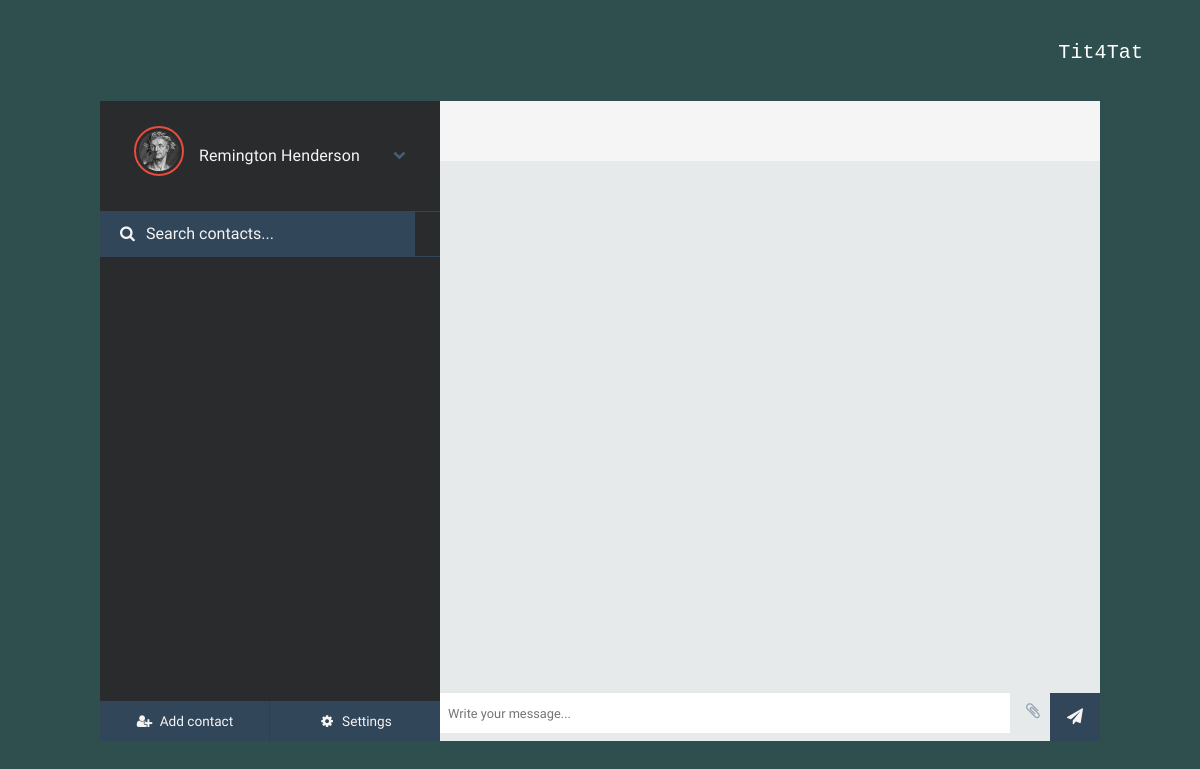
The page /projects/view_received_message/ (signed in) on the database as committed earlier.
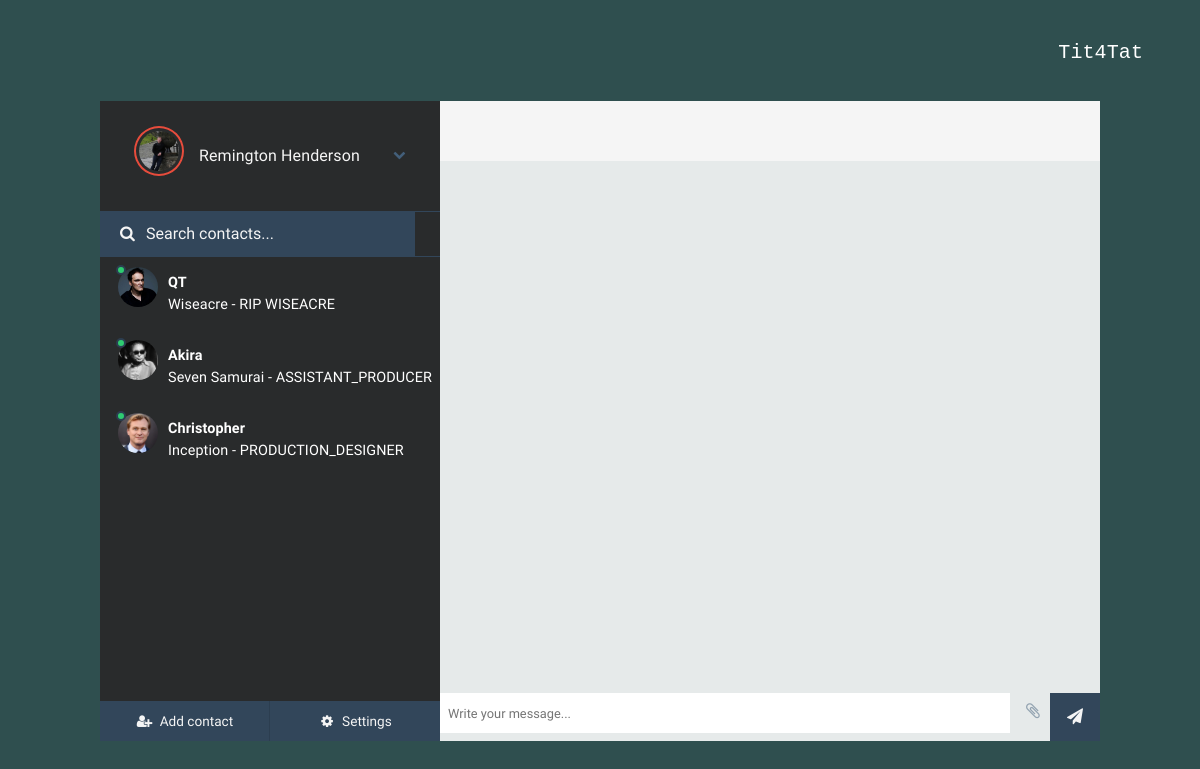
The same page on the database as committed later.
### accounts/models.py (models this page shows, shortened)
class User(AbstractUser):
    phone_number = models.CharField(max_length=50)
    profile_bio = models.TextField(max_length=300, blank=True, null=True)
    image = models.ImageField(upload_to=user_image_uh, blank=True, null=True)
    def new_message(self):
        return self.received_messages.filter(read=False).exists()

class Message(models.Model):
    message = models.ForeignKey('Message', on_delete=models.CASCADE, related_name='children', blank=True, null=True)
    sender = models.ForeignKey(User, on_delete=models.CASCADE, related_name='sent_messages')
    recipient = models.ForeignKey(User, on_delete=models.CASCADE, related_name='received_messages')
    project = models.ForeignKey('Project', on_delete=models.CASCADE, related_name='messages')
    cast = models.ForeignKey('Cast', on_delete=models.CASCADE, related_name='potential_cast', blank=True, null=True)
    crew = models.ForeignKey('Crew', on_delete=models.CASCADE, related_name='potential_crew', blank=True, null=True)
    time_stamp = models.DateTimeField(default=timezone.now)
    body = models.TextField()
    read = models.BooleanField(default=False)
    def is_parent(self):
        return not bool(self.message)

class Project(models.Model):
    owner = models.ForeignKey(User, on_delete=models.CASCADE, related_name="owned_projects")
    tag_line = models.TextField(max_length=300, blank=True, null=True)
    title = models.CharField(max_length=100)
    project_cover_art = models.ImageField(upload_to=project_cover_art_uh, blank=True, null=True)
    genre = models.CharField(max_length=50, blank=True, null=True)
    description = models.TextField(max_length=300, blank=True, null=True)
    project_documents = models.FileField(upload_to=project_document_uh, blank=True, null=True)
    project_images = models.ImageField(upload_to=project_image_uh, blank=True, null=True)
    budget = models.CharField(max_length=50)
    budget_details = models.TextField(max_length=300)
    city = models.CharField(max_length=50)
    state = models.CharField(max_length=50)
    zip = models.CharField(max_length=50)
    start_date = models.CharField(max_length=50)
    end_date = models.CharField(max_length=50)
    slug = models.SlugField(blank=True, null=True, unique=True)

class Cast(models.Model):
    user = models.ForeignKey(User, on_delete=models.CASCADE, related_name='cast_assignments', blank=True, null=True)
    project = models.ForeignKey(Project, on_delete=models.CASCADE, related_name="cast_members")
    character = models.CharField(max_length=100, blank=True, null=True)
    classification = models.CharField(max_length=50, blank=True, null=True)
    committed_cast_member = models.CharField(max_length=50, blank=True, null=True)
    def __str__(self):
        return self.character or 'No name given'

class Crew(models.Model):
    user = models.ForeignKey(User, on_delete=models.CASCADE, related_name='crew_assignments', blank=True, null=True)
    project = models.ForeignKey(Project, on_delete=models.CASCADE, related_name="crew_members")
    classification = models.CharField(max_length=50, blank=True, null=True)
    committed_crew_member = models.CharField(max_length=50, blank=True, null=True)
    def __str__(self):
        return self.classification or 'No name given'

### accounts/views.py (the view)
# urls.py: path('view_received_message/', views.view_received_message, name='view_received_message'),
@login_required(login_url='/projects/login/')
def view_received_message(request):
    messages = request.user.received_messages.all().order_by('sender__username')
    messages_sent = request.user.sent_messages.all().order_by('recipient__username')
    return render(request, 'accounts/view_received_message.html',
                  {'messages': messages, 'messages_sent': messages_sent})

### accounts/templatetags/accounts_tags.py (called while the page is built)
@register.simple_tag
def profile_or_default_image_small(user):
    if user.image:
        return mark_safe(
            '<img src="{}" width="300px" class="img-circle" alt="avatar">'.format(user.image.url))
    return mark_safe('<img src="{}" width="300px" class="img-circle" alt="avatar">'.format(
        '/static/accounts/img/human_being.jpg'))

### accounts/templates/accounts/view_received_message.html (shortened to what the changed rows need)
{% extends 'base.html' %}
{% load static %}
{% load accounts_tags %}
{% block css %}
    <link rel='stylesheet prefetch'
          href='https://cdnjs.cloudflare.com/ajax/libs/font-awesome/4.6.2/css/font-awesome.min.css'>
{% endblock %}
{% block content %}
    <div id="frame" class='container-fluid'>
        <div id="sidepanel">
            <div id="profile">
                <div class="wrap">
                    {% profile_or_default_image_small user %}
                    <p>{{ user.first_name }} {{ user.last_name }}</p>
                    <i class="fa fa-chevron-down expand-button" aria-hidden="true"></i>
                    <div id="expanded">
                    </div>
                </div>
            </div>
            <div id="contacts">
                <ul class="list-unstyled contact_list">
                    {% for message in messages %}
                        {% if message.is_parent %}
                        <a href="{% url 'view_single_message' message.id %}">
                            <li class="contact">
                                <div class="wrap">
                                    <div>
                                        <span class="contact-status online"></span>
                                        {% profile_or_default_image_small message.sender %}
                                    </div>
                                    <div class="meta">
                                        <p class="name">{{ message.sender }}</p>
                                        {% if not message.cast %}
                                            <p class="preview">{{ message.project.title }}
                                                - {{ message.crew|upper }}</p>
                                        {% else %}
                                            <p class="preview">{{ message.project.title }}
                                                - {{ message.cast|upper }}</p>
                                        {% endif %}
                                    </div>
                                </div>
                            </li>
                        </a>
                        {% endif %}
                    {% endfor %}
                    {% for message in messages_sent %}
                        {% if message.is_parent %}
                        <a href="{% url 'view_single_message' message.id %}">
                            <li class="contact">
                                <div class="wrap">
                                    <div>
                                        <span class="contact-status online"></span>
                                        {% profile_or_default_image_small message.recipient %}
                                    </div>
                                    <div class="meta">
                                        <p class="name">{{ message.recipient }}</p>
                                        {% if not message.cast %}
                                            <p class="preview">{{ message.project.title }}
                                                - {{ message.crew|upper }}</p>
                                        {% else %}
                                            <p class="preview">{{ message.project.title }}
                                                - {{ message.cast|upper }}</p>
                                        {% endif %}
                                    </div>
                                </div>
                            </li>
                        </a>
                        {% endif %}
                    {% endfor %}
            </div>
        </div>
    </div>
{% endblock %}

Rows that differ between the two databases and show on the page:
changed User "Remington": image: a different picture
added Message: sender.image (picture), sender "QT", project "Wiseacre", cast "RIP WISEACRE"
added Message: recipient.image (picture), recipient "Akira", project "Seven Samurai", crew "ASSISTANT_PRODUCER"
added Message: recipient.image (picture), recipient "Christopher", project "Inception", crew "PRODUCTION_DESIGNER"
